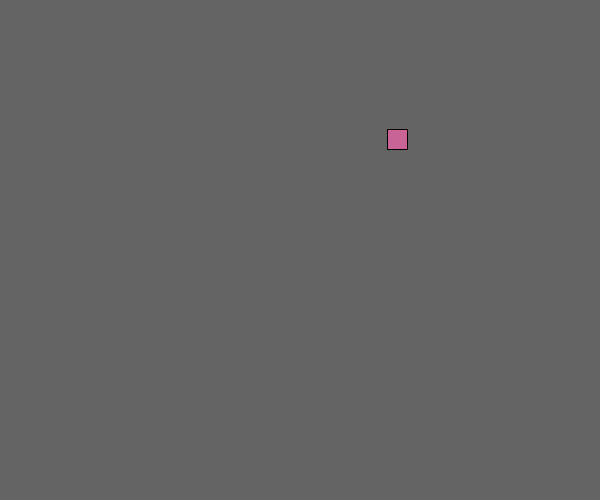
Frame 1 (no input)
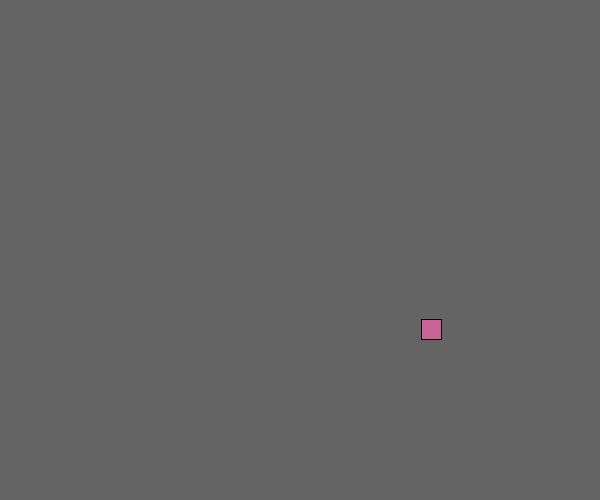
Frame 60 (the mouse pressed at the canvas centre just before this capture)
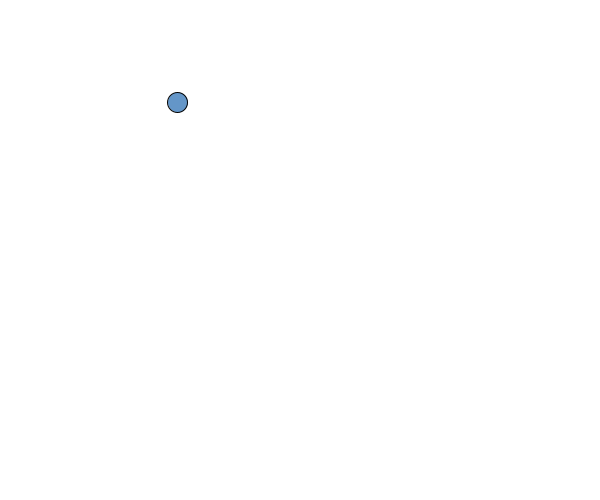
Frame 120 (the mouse held since frame 60 and released just before this capture)

The Processing sketch that drew these frames (run headless with seeded random() and noise(); from frame 60 on, the mouse is pressed at the canvas centre):

// Processing sketch: background_ahead_of_Boolean_rects_and_ellipses
// ── background_ahead_of_Boolean_rects_and_ellipses.pde
boolean shape = true;
void setup () {
  size (600,500);
}
void draw () {
  if (shape == true) {
    fill (200,100,150);
    background (100);
    rect (random (width), random (height), 20,20);
  }
  else {
    background (255);
    fill (100,150,200);
    ellipse (random (width), random (height), 20, 20);
  }
}
  void mousePressed () {
    shape = !shape;
  }
